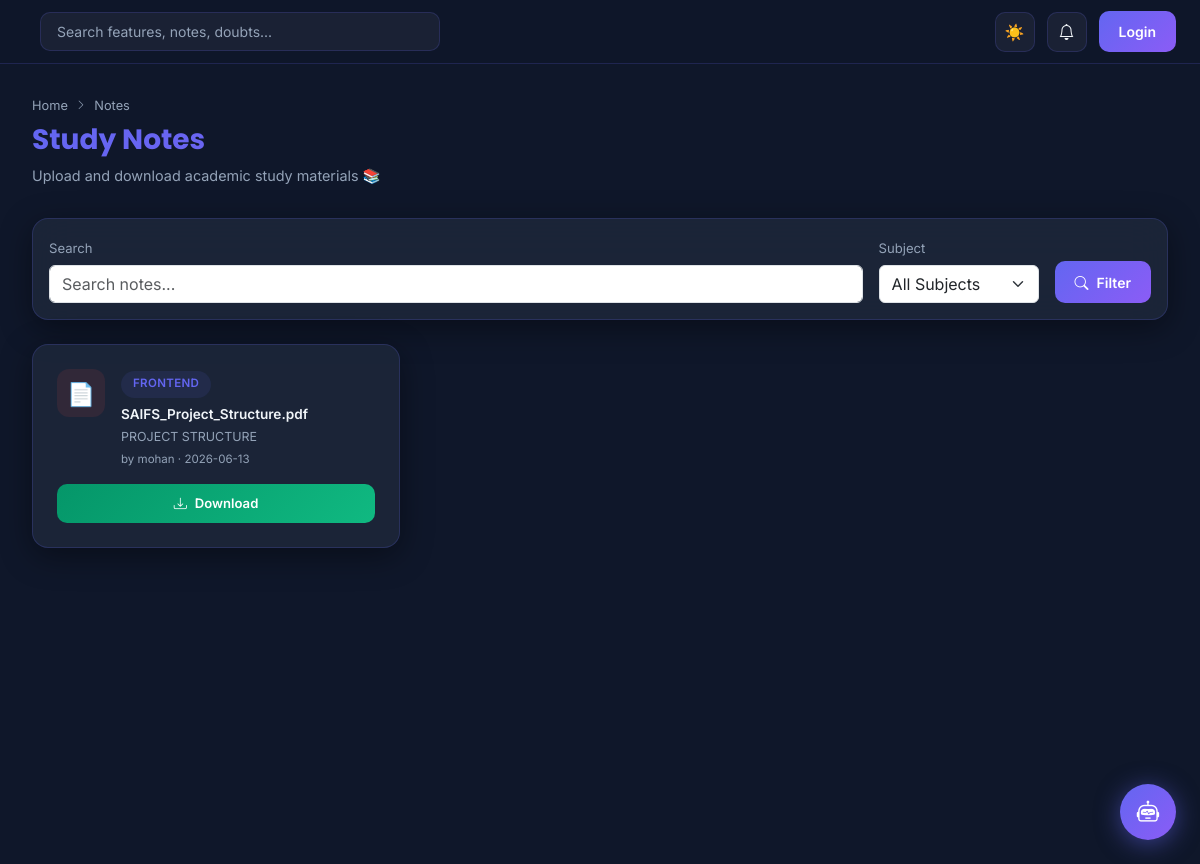
The app's page /notes/ with its own data.
### tables this page shows
CREATE TABLE notes(
id INTEGER PRIMARY KEY AUTOINCREMENT,
subject TEXT,
file_name TEXT
, description TEXT DEFAULT '', uploaded_by INTEGER, uploaded_at TIMESTAMP DEFAULT (datetime('now','localtime')));

CREATE TABLE "users" (
            id          INTEGER PRIMARY KEY AUTOINCREMENT,
            name        TEXT    NOT NULL,
            college_id  TEXT    UNIQUE NOT NULL,
            email       TEXT    UNIQUE,
            password    TEXT    NOT NULL,
            role        TEXT    NOT NULL CHECK(role IN ('student','teacher','admin','parent')),
            department  TEXT    DEFAULT 'General',
            phone       TEXT    DEFAULT '',
            profile_pic TEXT    DEFAULT '',
            created_at  TIMESTAMP DEFAULT (datetime('now','localtime'))
        );

### routes/notes_routes.py (the view, shortened to what this page needs)
@notes_bp.route("/", methods=["GET", "POST"])
def notes():
    conn = get_db_connection()
    subject_filter = request.args.get("subject", "")
    search = request.args.get("search", "")
    query = "SELECT n.*, u.name as uploader FROM notes n LEFT JOIN users u ON n.uploaded_by=u.id"
    params = []
    conditions = []
    if subject_filter:
        conditions.append("n.subject LIKE ?")
        params.append(f"%{subject_filter}%")
    if search:
        conditions.append("(n.subject LIKE ? OR n.file_name LIKE ? OR n.description LIKE ?)")
        params.extend([f"%{search}%", f"%{search}%", f"%{search}%"])
    if conditions:
        query += " WHERE " + " AND ".join(conditions)
    query += " ORDER BY n.uploaded_at DESC"
    notes_list = conn.execute(query, params).fetchall()
    subjects = conn.execute("SELECT DISTINCT subject FROM notes ORDER BY subject").fetchall()
    conn.close()
    return render_template(
        "features/notes.html",
        notes=notes_list,
        subjects=subjects,
        filter=subject_filter,
        search=search
    )

### app.py (called while the page is built, shortened)
@app.context_processor
def inject_globals():
    unread_count = 0
    user_name = session.get("user_name", "")
    user_role = session.get("role", "")
    user_id   = session.get("user_id")
    return dict(
        unread_notifications=unread_count,
        current_user_name=user_name,
        current_user_role=user_role,
        current_user_id=user_id,
    )

### utils/db_connection.py (called while the page is built)
def get_db_connection():
    conn = sqlite3.connect(
        Config.DATABASE,
        timeout=30,
        check_same_thread=False
    )
    conn.row_factory = sqlite3.Row
    conn.execute("PRAGMA journal_mode=WAL;")
    conn.execute("PRAGMA busy_timeout=15000;")
    conn.execute("PRAGMA synchronous=NORMAL;")
    return conn

### templates/features/notes.html (shortened to what this page needs)
{% extends "base.html" %}
{% block content %}
<div class="page-header">
  <div class="breadcrumb"><a href="/">Home</a> <i class="bi bi-chevron-right" style="font-size:0.65rem"></i> Notes</div>
  <h1 class="page-title">Study Notes</h1>
  <p class="page-subtitle">Upload and download academic study materials 📚</p>
</div>
<div class="glass-card p-3 mb-4">
  <form method="GET" class="d-flex gap-3 align-items-end flex-wrap">
    <div style="flex:1;min-width:200px">
      <label class="form-label form-saifs" style="margin-bottom:0.4rem;font-size:0.82rem;color:var(--text-muted)">Search</label>
      <input type="text" name="search" class="form-control form-saifs" placeholder="Search notes..." value="{{ search }}">
    </div>
    <div style="min-width:160px">
      <label class="form-label form-saifs" style="margin-bottom:0.4rem;font-size:0.82rem;color:var(--text-muted)">Subject</label>
      <select name="subject" class="form-select form-saifs">
        <option value="">All Subjects</option>
      </select>
    </div>
    <button type="submit" class="btn-saifs btn-primary-saifs" style="height:42px">
      <i class="bi bi-search"></i> Filter
    </button>
  </form>
</div>
{% if notes %}
<div class="row g-3">
  {% for note in notes %}
  <div class="col-12 col-md-6 col-lg-4 fade-in-up">
    <div class="glass-card p-4 h-100">
      <div class="d-flex align-items-start gap-3">
        <div style="width:48px;height:48px;border-radius:12px;background:rgba(239,68,68,0.1);display:flex;align-items:center;justify-content:center;flex-shrink:0;font-size:1.4rem">
          {% if note['file_name'].endswith('.pdf') %}📄
          {% elif note['file_name'].endswith(('.ppt','.pptx')) %}📊
          {% elif note['file_name'].endswith(('.doc','.docx')) %}📝
          {% else %}📁{% endif %}
        </div>
        <div style="flex:1;min-width:0">
          <span class="badge-saifs" style="background:rgba(99,102,241,0.1);color:var(--primary);margin-bottom:0.4rem;display:inline-block">{{ note['subject'] }}</span>
          <p style="font-weight:600;font-size:0.85rem;margin:0 0 0.25rem;color:var(--text);overflow:hidden;text-overflow:ellipsis;white-space:nowrap">{{ note['file_name'] }}</p>
          {% if note['description'] %}
          <p style="font-size:0.78rem;color:var(--text-muted);margin:0 0 0.25rem">{{ note['description'] }}</p>
          {% endif %}
          <p style="font-size:0.72rem;color:var(--text-muted);margin:0">
            {% if note['uploader'] %}by {{ note['uploader'] }} · {% endif %}
            {{ note['uploaded_at'][:10] if note['uploaded_at'] else '' }}
          </p>
        </div>
      </div>
      <div class="d-flex gap-2 mt-3">
        <a href="/notes/download/{{ note['file_name'] }}" class="btn-saifs btn-success-saifs" style="flex:1;justify-content:center;font-size:0.82rem">
          <i class="bi bi-download"></i> Download
        </a>
      </div>
    </div>
  </div>
  {% endfor %}
</div>
{% endif %}
{% endblock %}

### static/css/saifs.css (style rules this page uses)
:root { --primary: #6366f1; --primary-dark: #4f46e5; --secondary: #8b5cf6; --success: #10b981; --warning: #f59e0b; --danger: #ef4444; --info: #3b82f6; --bg: #0f172a; --bg-card: rgba(30,41,59,0.8); --bg-sidebar: #1e1b4b; --text: #f1f5f9; --text-muted: #94a3b8; --border: rgba(99,102,241,0.2); --glass: rgba(255,255,255,0.05); --shadow: 0 8px 32px rgba(0,0,0,0.4); --radius: 16px; --sidebar-w: 260px; --navbar-h: 64px; --transition: all 0.3s cubic-bezier(0.4,0,0.2,1); }
*,*::before,*::after { box-sizing:border-box;margin:0;padding:0 }
html { scroll-behavior:smooth }
body { font-family:'Inter',sans-serif;background:var(--bg);color:var(--text);min-height:100vh;transition:var(--transition);overflow-x:hidden }
h1,h2,h3,h4,h5,h6,.h1,.h2,.h3,.h4,.h5,.h6 { font-family:'Poppins',sans-serif }
a { color:var(--primary);text-decoration:none }
.page-header { margin-bottom:2rem }
.page-title { font-size:1.75rem;font-weight:700;font-family:'Poppins',sans-serif;background:linear-gradient(135deg,var(--primary),var(--secondary));-webkit-background-clip:text;-webkit-text-fill-color:transparent;background-clip:text }
.page-subtitle { color:var(--text-muted);font-size:0.9rem;margin-top:0.25rem }
.breadcrumb { display:flex;align-items:center;gap:0.5rem;font-size:0.8rem;color:var(--text-muted);margin-bottom:0.5rem }
.breadcrumb a { color:var(--text-muted) }
.glass-card { background:var(--bg-card);backdrop-filter:blur(20px);border:1px solid var(--border);border-radius:var(--radius);box-shadow:var(--shadow);transition:var(--transition) }
.btn-saifs { display:inline-flex;align-items:center;gap:0.5rem;padding:0.6rem 1.25rem;border-radius:10px;font-weight:600;font-size:0.875rem;border:none;cursor:pointer;transition:var(--transition) }
.btn-primary-saifs { background:linear-gradient(135deg,var(--primary),var(--secondary));color:#fff }
.btn-success-saifs { background:linear-gradient(135deg,#059669,#10b981);color:#fff }
select option { background:#1e293b;color:#f1f5f9 }
select option:checked { background:#4f46e5;color:#ffffff }
.badge-saifs { display:inline-flex;align-items:center;padding:0.3rem 0.75rem;border-radius:20px;font-size:0.72rem;font-weight:600;letter-spacing:0.03em }
.fade-in-up { animation:fadeInUp 0.5s ease forwards }

### records on screen
notes: subject "FRONTEND", file_name "SAIFS_Project_Structure.pdf", description "PROJECT STRUCTURE", uploader "mohan", uploaded_at "2026-06-13"
